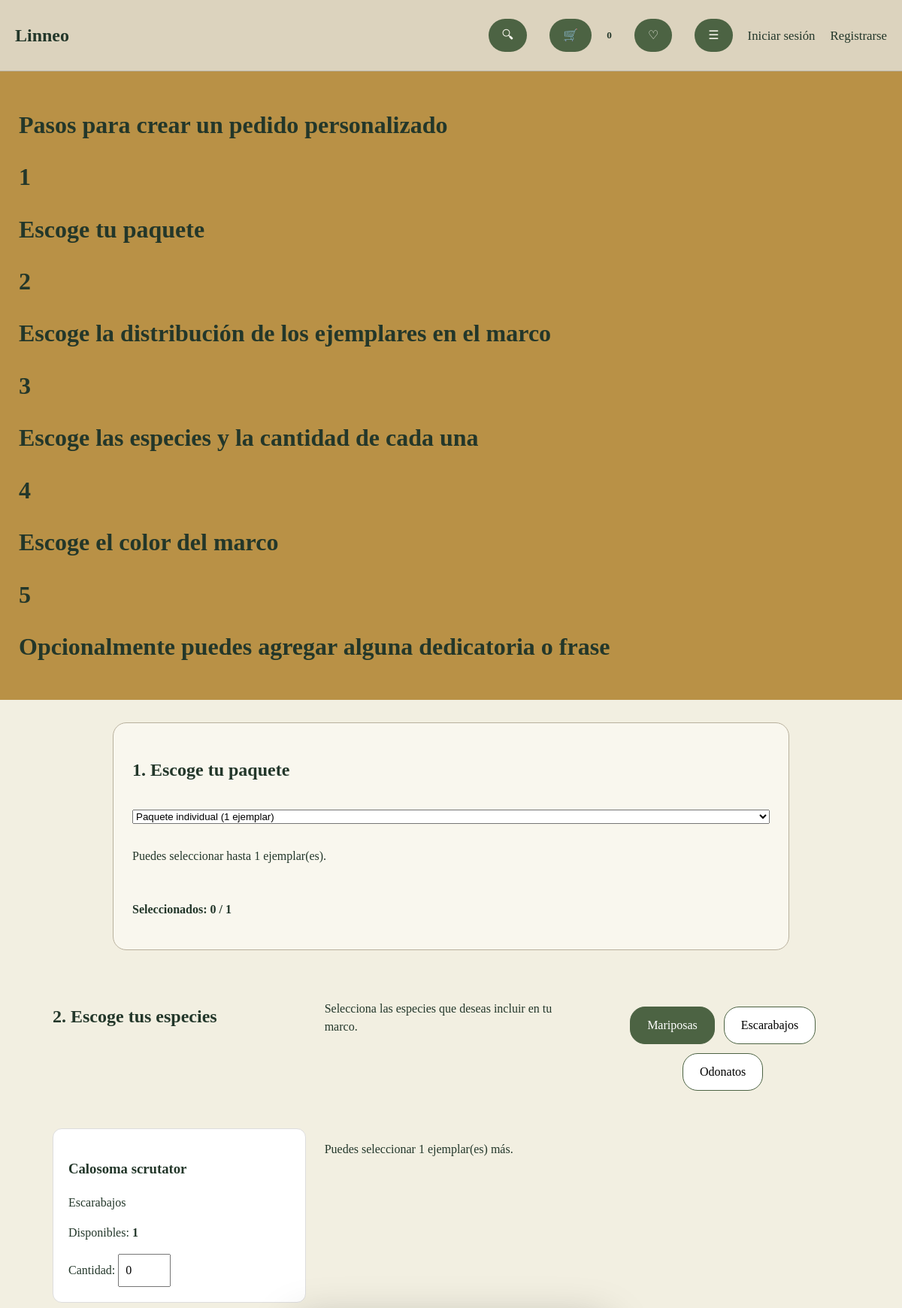
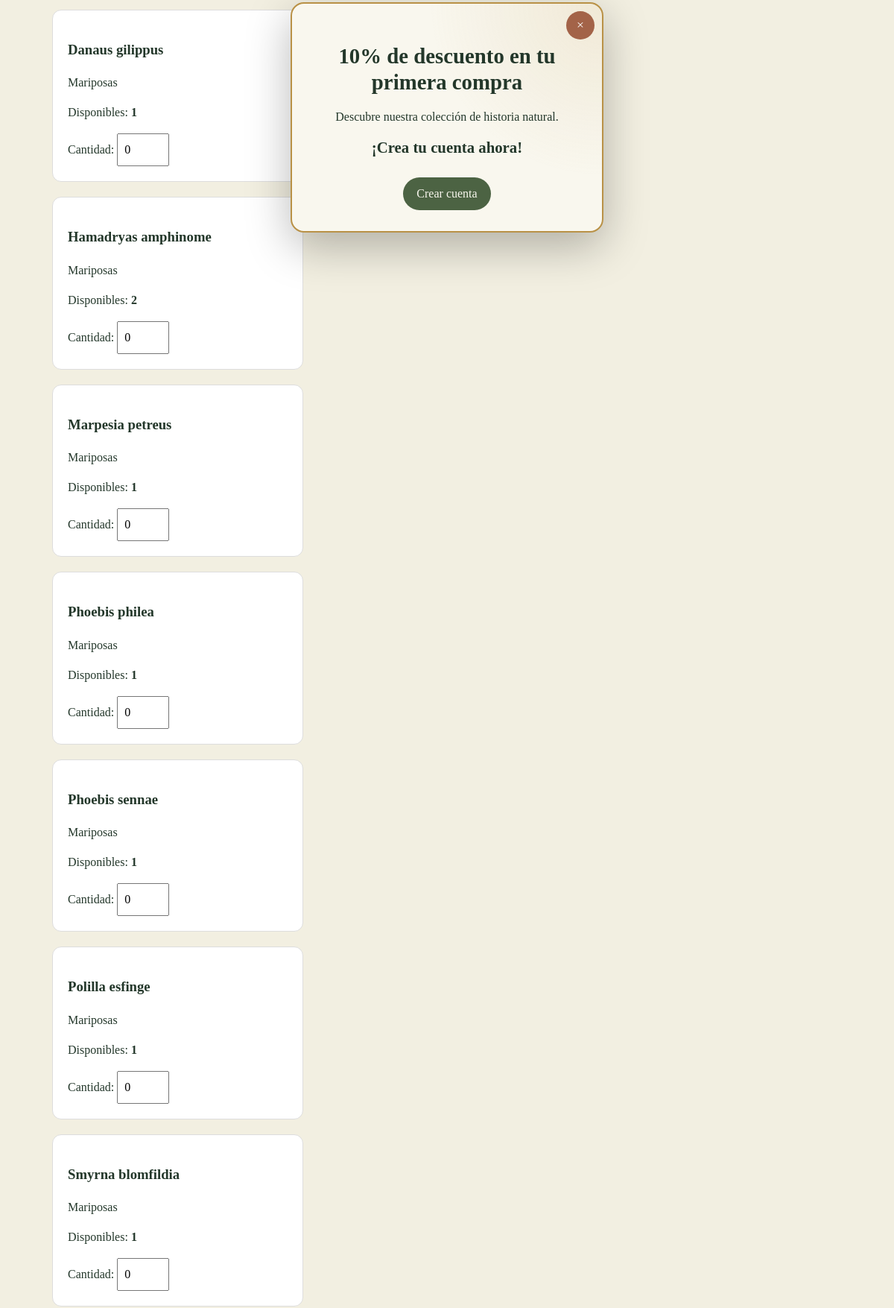
/crear_pedido (upper part), run on the app's committed database (2 pictures, top to bottom).
### tables this page shows
CREATE TABLE productos (
                codigo TEXT PRIMARY KEY,
                nombre TEXT NOT NULL,
                categoria TEXT NOT NULL,
                precio_compra REAL NOT NULL DEFAULT 0,
                precio_manofactura REAL NOT NULL DEFAULT 0,
                precio_venta REAL NOT NULL DEFAULT 0,
                stock INTEGER NOT NULL DEFAULT 0
            );

### backend/main.py (the view)
@app.route("/crear_pedido")
def crear_pedido_p():
	especies = especies_disponibles()
	return render_template(
	"crear_pedido.html",
	especies=especies
	)

### backend/main.py (called while the page is built)
@app.after_request
def agregar_cabeceras_seguridad(response):
    response.headers["X-Content-Type-Options"] = "nosniff"
    response.headers["X-Frame-Options"] = "DENY"
    response.headers["Referrer-Policy"] = (
        "strict-origin-when-cross-origin"
    )
    response.headers["Permissions-Policy"] = (
        "camera=(), microphone=(), geolocation=()"
    )
    if request.path.startswith("/api/"):
        response.headers["Cache-Control"] = "no-store"
    return response

def especies_disponibles():
    conexion = sqlite3.connect(BASE_DATOS, timeout=10)
    conexion.row_factory = sqlite3.Row
    try:
        filas = conexion.execute("""
            SELECT codigo, nombre, categoria, stock
            FROM productos
            WHERE categoria IN (
                'Mariposas',
                'Escarabajos',
                'Odonatos'
            )
            AND stock > 0
            ORDER BY categoria, nombre COLLATE NOCASE
        """).fetchall()
        return [dict(fila) for fila in filas]
    finally:
        conexion.close()

### frontend/crear_pedido.html (shortened to what this page needs)
	<!DOCTYPE html>
	<html lang="es">
	<head>
		<link rel="stylesheet" href="/css/variables.css">
	</head>
	<body>
		<header class="barra" id="barra_global">
			<h2>Linneo</h2>
			<button
				class="button"
				id="buscarbtn"
				type="button"
			>
				🔍︎
			</button>
			<button
				class="button"
				id="carritobtn"
				type="button"
			>
				🛒
			</button>
			<div id="carrito_productos" >
				<h5 id="cantidad_productos"></h5>
			</div>
			<button
				class="button"
				id="favoritos_btn"
				type="button"
			>♡
			</button>
			<button
				class="button"
				id="menubtn"
				type="button"
			>
				☰
			</button>
		{% if current_user.is_authenticated %}
    <span>
        Hola, {{ current_user.username }}
    </span>
    <a href="{{ url_for('mi_cuenta') }}">
        Mi cuenta
    </a>
    <form action="{{ url_for('cerrar_sesion') }}"
          method="POST">
        <input type="hidden"
               name="csrf_token"
               value="{{ csrf_token() }}">
        <button type="submit">
            Cerrar sesión
        </button>
    </form>
{% else %}
    <a href="{{ url_for('login') }}">
        Iniciar sesión
    </a>
    <a href="{{ url_for('registrarse') }}">
        Registrarse
    </a>
{% endif %}
		</header>
		<div class="tarjeta">
			<h1>Pasos para crear un pedido personalizado</h1>
			<div class="paso">
				<h1 class="h1_redondo">1</h1>
				<h1>Escoge tu paquete</h1>
			</div>
			<div class="paso">
				<h1 class="h1_redondo">2</h1>
				<h1>Escoge la distribución de los ejemplares en el marco</h1>
			</div>
			<div class="paso">
				<h1 class="h1_redondo">3</h1>
				<h1>Escoge las especies y la cantidad de cada una</h1>
			</div>
			<div class="paso">
				<h1 class="h1_redondo">4</h1>
				<h1>Escoge el color del marco</h1>
			</div>
			<div class="paso">
				<h1 class="h1_redondo">5</h1>
				<h1>Opcionalmente puedes agregar alguna dedicatoria o frase</h1>
			</div>
		</div>
<section class="seleccion-paquete">
    <h2>1. Escoge tu paquete</h2>
    <select id="paquete_pedido" name="paquete_pedido">
        <option value="individual">Paquete individual (1 ejemplar)</option>
    </select>
    <p id="limite_especies">
    </p>
    <p id="contador_especies">Seleccionados: 0 / 1</p>
</section>
<section id="especies_seccion">
    <h2>2. Escoge tus especies</h2>
    <p>Selecciona las especies que deseas incluir en tu marco.</p>
    <nav id="especies_barra">
        <button type="button" class="filtro_especie activo"
                data-categoria="Mariposas">
            Mariposas
        </button>
        <button type="button" class="filtro_especie"
                data-categoria="Escarabajos">
            Escarabajos
        </button>
        <button type="button" class="filtro_especie"
                data-categoria="Odonatos">
            Odonatos
        </button>
    </nav>
    <div id="especies_seleccionadas">
        {% for especie in especies %}
        <article class="tarjeta_especie"
                 data-categoria="{{ especie.categoria }}">
            <h3>{{ especie.nombre }}</h3>
            <p>{{ especie.categoria }}</p>
            <p>
                Disponibles:
                <strong>{{ especie.stock }}</strong>
            </p>
            <label for="cantidad_{{ loop.index }}">
                Cantidad:
            </label>
            <input
                type="number"
                class="cantidad_especie"
                id="cantidad_{{ loop.index }}"
                name="especies[{{ especie.codigo }}]"
                data-codigo="{{ especie.codigo }}"
                data-stock="{{ especie.stock }}"
                value="0"
                min="0"
                max="{{ especie.stock }}"
            >
        </article>
        {% else %}
        <p>No hay especies disponibles actualmente.</p>
        {% endfor %}
    </div>
    <p id="mensaje_especies" aria-live="polite"></p>
</section>
	<div class="popup" id="popup" role="dialog" aria-modal="true" aria-labelledby="titulo_popup">
		<button
			id="quitar_popup"
			type="button"
			aria-label="Cerrar ventana"
		>×</button>
		<h2 id="titulo_popup">10% de descuento en tu primera compra</h2>
		<p>Descubre nuestra colección de historia natural.</p>
		<h2>¡Crea tu cuenta ahora!</h2>
		<a class="button" href="/registrarse">
			Crear cuenta
		</a>
	</div>
	</body>
	</html>

### frontend/css/variables.css (style rules this page uses)
:root { --fondo: rgb(242, 239, 225); --beige: rgb(220, 211, 190); --texto: rgb(35, 55, 42); --texto-secundario: rgb(91, 101, 87); --verde-musgo: rgb(76, 99, 67); --verde-hover: rgb(49, 75, 55); --terracota: rgb(163, 99, 72); --terracota-hover: rgb(132, 76, 56); --ocre: rgb(185, 145, 70); --ocre-oscuro: rgb(143, 111, 51); --borde: rgb(184, 176, 157); --tarjeta: rgb(249, 247, 238); --precio: rgb(42, 72, 48); --footer: rgb(27, 39, 31); }
*, *::before, *::after { box-sizing: border-box; }
.tarjeta { background-color: var(--ocre); color: var(--texto); justify-content: center; align-items: center; gap:25px; padding: 25px; }
body { margin: 0; background-color: var(--fondo); color: var(--texto); font-family: "Cormorant Garamond", serif; }
.barra { background-color: var(--beige); border-bottom: 1px solid var(--borde); display: flex; align-items: center; padding: 15px 20px; }
#barra_global h2 { margin: 0; }
.button { background-color: var(--verde-musgo); color: var(--tarjeta); border: none; border-radius: 50px; padding: 10px 18px; margin-left: 10px; cursor: pointer; transition: background-color 0.2s ease, transform 0.2s ease; }
section { display: grid; grid-template-columns: repeat(3, 1fr); gap: 25px; padding: 30px; }
.popup { display: none; position: fixed; top: 50%; left: 50%; transform: translate(-50%, -50%); width: 90%; max-width: 420px; padding: 30px; background-color: var(--tarjeta); color: var(--texto); border: 2px solid var(--borde); border-radius: 18px; box-shadow: 0 0 0 100vmax rgba(0, 0, 0, 0.55), 0 15px 50px rgba(0, 0, 0, 0.25); text-align: center; z-index: 2000; }
.popup.visible { display: block; }
.popup h2 { font-size: 1.3rem; margin: 15px 0; }
.popup .button { margin: 10px 0 0; }
html { -webkit-text-size-adjust: 100%; }
body { min-width: 0; overflow-wrap: break-word; }
.panel, .popup, .tarjeta_producto, .catalogo-pagina { min-width: 0; }
html { scroll-behavior: smooth; }
body { line-height: 1.5; }
button, input { font: inherit; }
#barra_global { position: sticky; top: 0; z-index: 1100; flex-wrap: wrap; gap: 12px; }
#barra_global > h2 { margin-right: auto; }
#quitar_popup { position: absolute; top: 10px; right: 10px; width: 38px; height: 38px; display: grid; place-items: center; border: 0; border-radius: 50%; background: var(--terracota); color: white; cursor: pointer; font-size: 1.1rem; }
.popup { display: block; visibility: hidden; opacity: 0; pointer-events: none; width: min(440px, calc(100vw - 32px)); max-height: min(90dvh, 650px); overflow-y: auto; padding: 38px 28px 28px; border-color: var(--ocre); background: var(--tarjeta); background-image: radial-gradient( circle at top right, rgba(185, 145, 70, 0.14), transparent 45% ); box-shadow: 0 18px 60px rgba(0, 0, 0, 0.28); transition: opacity 0.22s ease, visibility 0.22s ease; }
.popup.visible { visibility: visible; opacity: 1; pointer-events: auto; }
.popup h2 { line-height: 1.25; }
.popup h2:first-of-type { font-size: clamp(1.4rem, 4vw, 1.8rem); }
.popup .button { display: inline-block; margin: 12px 0 0; text-decoration: none; }
body:has(.popup.visible) { overflow: hidden; }
#barra_global { display: flex; align-items: center; gap: 20px; }
#barra_global h2 { margin-right: auto; color: var(--texto); }
#barra_global a { color: var(--texto); text-decoration: none; font-size: 1.05rem; transition: color 0.2s ease; }
#especies_seccion { margin: 30px auto; max-width: 1100px; padding: 20px; }
#especies_barra { display: flex; justify-content: center; flex-wrap: wrap; gap: 12px; margin: 25px 0; }
.filtro_especie { padding: 12px 22px; border: 1px solid var(--verde-musgo); border-radius: 20px; cursor: pointer; background: white; }
.filtro_especie.activo { background: var(--verde-musgo); color: white; }
#especies_seleccionadas { display: grid; grid-template-columns: repeat(auto-fit, minmax(220px, 1fr)); gap: 20px; }
.tarjeta_especie { padding: 20px; border-radius: 12px; border: 1px solid #ddd; background: white; }
.tarjeta_especie input { width: 70px; padding: 8px; }
#contador_especies { font-weight: bold; }
.seleccion-paquete { display: flex; flex-direction: column; gap: 15px; max-width: 900px; margin: 30px auto; padding: 25px; background: var(--tarjeta); border: 1px solid var(--borde); border-radius: var(--radio-grande); box-shadow: var(--sombra-suave); }
:root { --sombra: 0 6px 20px rgba(35, 55, 42, 0.09); --radio-grande: 18px; --sombra-hover: 0 12px 28px rgba(35, 55, 42, 0.13); }

### data on the page
productos: nombre "Calosoma scrutator", categoria "Escarabajos", stock "1"
productos: nombre "Danaus gilippus", categoria "Mariposas", stock "1"
productos: nombre "Hamadryas amphinome", categoria "Mariposas", stock "2"
productos: nombre "Marpesia petreus", categoria "Mariposas", stock "1"
productos: nombre "Phoebis philea", categoria "Mariposas", stock "1"
productos: nombre "Phoebis sennae", categoria "Mariposas", stock "1"
productos: nombre "Polilla esfinge", categoria "Mariposas", stock "1"
productos: nombre "Smyrna blomfildia", categoria "Mariposas", stock "1"
